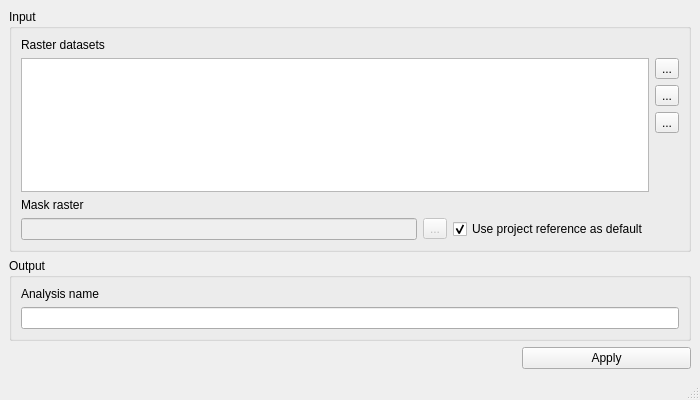
<?xml version="1.0" encoding="UTF-8"?>
<ui version="4.0">
 <class>Contingency</class>
 <widget class="QMainWindow" name="Contingency">
  <property name="geometry">
   <rect>
    <x>0</x>
    <y>0</y>
    <width>700</width>
    <height>400</height>
   </rect>
  </property>
  <property name="windowTitle">
   <string>Contingency Analysis</string>
  </property>
  <widget class="QWidget" name="centralwidget">
   <layout class="QHBoxLayout" name="horizontalLayout">
    <item>
     <layout class="QGridLayout" name="mainGridLayout" columnstretch="3,1">
      <item row="2" column="1">
       <widget class="QPushButton" name="applyPushButton">
        <property name="text">
         <string>Apply</string>
        </property>
       </widget>
      </item>
      <item row="1" column="0" colspan="2">
       <widget class="QGroupBox" name="outputGroupBox">
        <property name="title">
         <string>Output</string>
        </property>
        <layout class="QHBoxLayout" name="horizontalLayout_3">
         <item>
          <layout class="QGridLayout" name="outputGroupBoxGridLayout">
           <item row="0" column="0">
            <widget class="QLabel" name="outputFileNameLabel">
             <property name="text">
              <string>Analysis name</string>
             </property>
            </widget>
           </item>
           <item row="1" column="0">
            <widget class="QLineEdit" name="outputFileNameLineEdit">
             <property name="toolTip">
              <string>&lt;html&gt;&lt;head/&gt;&lt;body&gt;&lt;p&gt;LSAT will create *name*_ctg.npz in \results\statistics\&lt;/p&gt;&lt;/body&gt;&lt;/html&gt;</string>
             </property>
            </widget>
           </item>
          </layout>
         </item>
        </layout>
       </widget>
      </item>
      <item row="0" column="0" colspan="2">
       <widget class="QGroupBox" name="inputGroupBox">
        <property name="title">
         <string>Input</string>
        </property>
        <layout class="QHBoxLayout" name="horizontalLayout_2">
         <item>
          <layout class="QGridLayout" name="inputGroupBoxGridLayout" columnstretch="4,1,1,0">
           <item row="9" column="1">
            <widget class="QToolButton" name="maskRasterToolButton">
             <property name="enabled">
              <bool>false</bool>
             </property>
             <property name="text">
              <string>...</string>
             </property>
            </widget>
           </item>
           <item row="3" column="3">
            <widget class="QToolButton" name="attributeTableToolButton">
             <property name="text">
              <string>...</string>
             </property>
            </widget>
           </item>
           <item row="1" column="3">
            <widget class="QToolButton" name="addRasterToolButton">
             <property name="text">
              <string>...</string>
             </property>
            </widget>
           </item>
           <item row="9" column="0">
            <widget class="QLineEdit" name="maskRasterLineEdit">
             <property name="enabled">
              <bool>false</bool>
             </property>
            </widget>
           </item>
           <item row="8" column="0">
            <widget class="QLabel" name="maskRasterLabel">
             <property name="text">
              <string>Mask raster</string>
             </property>
            </widget>
           </item>
           <item row="1" column="0" rowspan="6" colspan="3">
            <widget class="QListWidget" name="listWidget"/>
           </item>
           <item row="9" column="2">
            <widget class="QCheckBox" name="referenceCheckBox">
             <property name="text">
              <string>Use project reference as default</string>
             </property>
             <property name="checked">
              <bool>true</bool>
             </property>
            </widget>
           </item>
           <item row="2" column="3">
            <widget class="QToolButton" name="removeRasterToolButton">
             <property name="text">
              <string>...</string>
             </property>
            </widget>
           </item>
           <item row="0" column="0">
            <widget class="QLabel" name="label">
             <property name="text">
              <string>Raster datasets</string>
             </property>
            </widget>
           </item>
          </layout>
         </item>
        </layout>
       </widget>
      </item>
     </layout>
    </item>
   </layout>
  </widget>
  <widget class="QMenuBar" name="menubar">
   <property name="geometry">
    <rect>
     <x>0</x>
     <y>0</y>
     <width>700</width>
     <height>22</height>
    </rect>
   </property>
  </widget>
  <widget class="QStatusBar" name="statusbar"/>
 </widget>
 <resources/>
 <connections/>
</ui>
